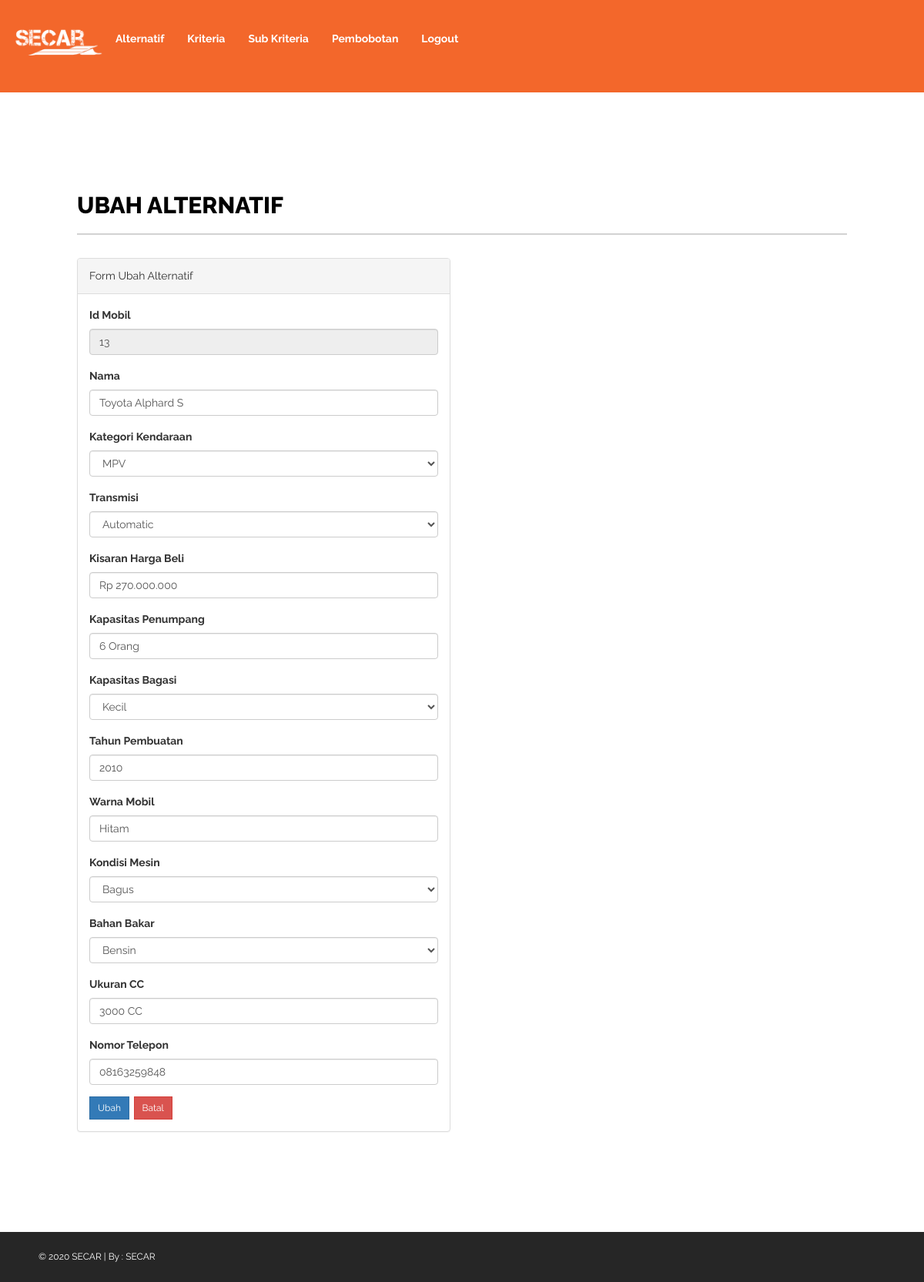
The app's page /alternatif_edit.php?id_mobil_bekas=13 with its own data.
### tables this page shows
CREATE TABLE `alternatifhp` (
  `id_mobil_bekas` int(11) NOT NULL,
  `userid` int(11) NOT NULL,
  `Nama` varchar(50) NOT NULL,
  `kategori_kendaraan` varchar(20) NOT NULL,
  `Transmisi` varchar(20) NOT NULL,
  `Kisaran_harga_beli` varchar(20) NOT NULL,
  `Kapasitas_Penumpang` varchar(10) NOT NULL,
  `Kapasitas_Bagasi` varchar(20) NOT NULL,
  `Tahun_Pembuatan` varchar(5) NOT NULL,
  `Warna_Mobil` varchar(10) NOT NULL,
  `Kondisi_Mesin` varchar(20) NOT NULL,
  `Bahan_Bakar` varchar(10) NOT NULL,
  `Ukuran_CC` varchar(10) NOT NULL,
  `Telepon` varchar(14) NOT NULL
);

### alternatif_edit.php (the view, shortened to what this page needs)
<?php
include "koneksi.php";
?>
<!DOCTYPE html>
<html xmlns="http://www.w3.org/1999/xhtml">
<head>
    <link rel="stylesheet" href="https://maxcdn.bootstrapcdn.com/bootstrap/3.4.0/css/bootstrap.min.css">
    <link href="assets/css/bootstrap.css" rel="stylesheet" />
    <link href="assets/css/font-awesome.css" rel="stylesheet" />
    <link href="assets/css/style.css" rel="stylesheet" />
</head>
<body>
    <div class="container-fluid" style="background-color:  #F3672B;">
        <div class="navbar-header" style="background-color:  #F3672B;">
            <a href="#"><img src="assets/img/secarputih.png" alt="" width="120px" height="120px"></a>
        </div>
        <ul class="nav navbar-nav">
            <br>
            <li><a href="alternatif.php" style="color: white;"> <b>Alternatif</b></a></li>
            <li><a href="kriteria.php" style="color: white;"> <b>Kriteria</b></a></li>
            <li><a href="subkriteria.php" style="color: white;"> <b>Sub Kriteria</b></a></li>
            <li><a href="normalisasi.php" style="color: white;"> <b>Pembobotan</b></a></li>
            <li><a href="logout.php" style="color: white;"> <b>Logout</b></a></li>
        </ul>
    </div>
    <div id="page-inner" style="padding: 100px; ">
        <div class="row">
            <div class="col-md-12">
                <h1 class="page-head-line">Ubah Alternatif</h1>
            </div>
            <div class="col-md-6">
                <div class="panel panel-default">
                    <div class="panel-heading">
                        Form Ubah Alternatif
                    </div>
                    <div class="panel-body">
                        <?php
                        $result = mysqli_query($connect, "SELECT * FROM alternatifhp WHERE id_mobil_bekas='$_GET[id_mobil_bekas]'") or die(mysqli_error($connect));
                        $data = mysqli_fetch_array($result);
                        ?>
                        <form action="alternatif_edit.php" method="post" name="form1">
                            <table width="25%" border="0">
                                <div class="form-group">
                                    <label>Id Mobil</label>
                                    <input disabled type="text" class="form-control" name="id_mobil_bekas" value="<?php echo $data['id_mobil_bekas']; ?>" placeholder="Id" />
                                </div>
                                <div class="form-group">
                                    <label>Nama</label>
                                    <input type="text" class="form-control" name="Nama" value="<?php echo $data['Nama']; ?>" placeholder="Nama Mobil" />
                                </div>
                                <div class="form-group">
                                    <label>Kategori Kendaraan</label>
                                    <div>
                                        <select name="kategori_kendaraan" class="form-control">
                                            <option value="<?php echo $data['kategori_kendaraan']; ?>"><?php echo $data['kategori_kendaraan'] ?></option>
                                        </select>
                                    </div>
                                </div>
                                <div class="form-group">
                                    <label>Transmisi</label>
                                    <div>
                                        <select name="Transmisi" class="form-control">
                                            <option value="<?php echo $data['Transmisi']; ?>"><?php echo $data['Transmisi'] ?></option>
                                        </select>
                                    </div>
                                </div>
                                <div class="form-group">
                                    <label>Kisaran Harga Beli</label>
                                    <input type="text" class="form-control" name="Kisaran_harga_beli" value="<?php echo $data['Kisaran_harga_beli']; ?>" placeholder="Kisaran Harga Beli" />
                                </div>
                                <div class="form-group">
                                    <label>Kapasitas Penumpang</label>
                                    <input type="text" class="form-control" name="Kapasitas_Penumpang" value="<?php echo $data['Kapasitas_Penumpang']; ?>" placeholder="Kapasitas Penumpang" />
                                </div>
                                <div class="form-group">
                                    <label>Kapasitas Bagasi</label>
                                    <div>
                                        <select name="bagasi" class="form-control">
                                            <option value="<?php echo $data['Kapasitas_Bagasi']; ?>"><?php echo $data['Kapasitas_Bagasi']; ?></option>
                                        </select>
                                    </div>
                                </div>
                                <div class="form-group">
                                    <label>Tahun Pembuatan</label>
                                    <input type="text" class="form-control" name="Tahun_Pembuatan" value="<?php echo $data['Tahun_Pembuatan']; ?>" placeholder="Tahun Pembuatan" />
                                </div>
                                <div class="form-group">
                                    <label>Warna Mobil</label>
                                    <input type="text" class="form-control" name="Warna_Mobil" value="<?php echo $data['Warna_Mobil']; ?>" placeholder="Warna Mobil" />
                                </div>
                                <div class="form-group">
                                    <label>Kondisi Mesin</label>
                                    <div>
                                        <select name="Kondisi_Mesin" class="form-control">
                                            <option value="<?php echo $data['Kondisi_Mesin']; ?>"><?php echo $data['Kondisi_Mesin'] ?></option>
                                        </select>
                                    </div>
                                </div>
                                <div class="form-group">
                                    <label>Bahan Bakar</label>
                                    <div>
                                        <select name="Bahan_Bakar" class="form-control">
                                            <option value="<?php echo $data['Bahan_Bakar']; ?>"><?php echo $data['Bahan_Bakar'] ?></option>
                                        </select>
                                    </div>
                                </div>
                                <div class="form-group">
                                    <label>Ukuran CC</label>
                                    <input type="text" class="form-control" name="Ukuran_CC" value="<?php echo $data['Ukuran_CC']; ?>" placeholder="Ukuran CC" />
                                </div>
                                <div class="form-group">
                                    <label>Nomor Telepon</label>
                                    <input type="text" class="form-control" name="Telepon"  placeholder="Telepon" value="<?php echo $data['Telepon']?>"/>
                                </div>
                                <tr>
                                    <td><input type="submit" name="update" value="Ubah" class="btn btn-primary btn-sm"></td>
                                    <td><a href="alternatif.php" value="Batal" class="btn btn-danger btn-sm">Batal</a></td>
                                </tr>
                            </table>
                        </form>
                    </div>
                </div>
            </div>
        </div>
    </div>
    <footer>
        &copy; 2020 SECAR | By : <a href="#" target="_blank">SECAR</a>
    </footer>
</body>
</html>

### assets/css/style.css (style rules this page uses)
body { font-family: 'Raleway', sans-serif; line-height:25px; font-size:14px; }
#page-inner { width: 100%; margin: 10px 20px 10px 0px; background-color: #fff!important; padding: 10px; min-height: 800px; }
.page-head-line { font-size: 30px; text-transform: uppercase; color: #000; font-weight: 800; padding-bottom: 20px; border-bottom: 2px solid #d2d2d2; margin-bottom: 30px; }
.btn { border-radius:0px!important; -moz-border-radius:0px!important; -webkit-border-radius:0px!important; }
.navbar-header { background: #000000; }
footer { background-color:#262626; padding:20px 50px; color:#fff; font-size:12px; }
footer a { color:#fff; }

### records on screen
alternatifhp: id_mobil_bekas "13", Nama "Toyota Alphard S", kategori_kendaraan "MPV", Transmisi "Automatic", Kisaran_harga_beli "Rp 270.000.000", Kapasitas_Penumpang "6 Orang", bagasi "Kecil", Tahun_Pembuatan "2010", Warna_Mobil "Hitam", Kondisi_Mesin "Bagus", Bahan_Bakar "Bensin", Ukuran_CC "3000 CC", Telepon "08163259848"
